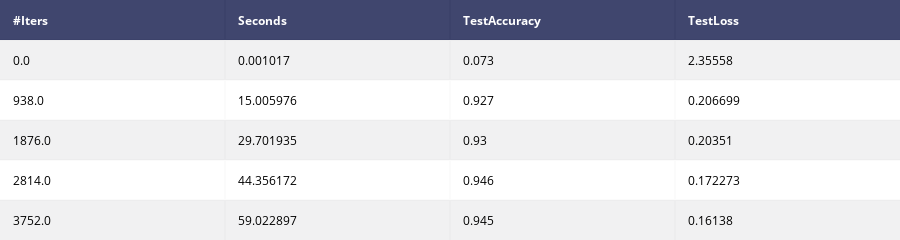

Notebook source saved alongside this figure:
### Code cell
df = pd.read_csv("caffe.INFO.test", delim_whitespace=True)
sample_data_table = FF.create_table(df.head())
plotly.offline.iplot(sample_data_table)

### Figure 1 — Plotly figure (JSON) as saved in the notebook; plotly's stock layout.template omitted (floating-point values rounded to 4 significant figures)
{"data": [{"colorscale": [[0, "#00083e"], [0.5, "#ededee"], [1, "#ffffff"]], "hoverinfo": "none", "opacity": 0.75, "showscale": false, "type": "heatmap", "z": [[0, 0, 0, 0], [0.5, 0.5, 0.5, 0.5], [1, 1, 1, 1], [0.5, 0.5, 0.5, 0.5], [1, 1, 1, 1], [0.5, 0.5, 0.5, 0.5]]}], "layout": {"annotations": [{"align": "left", "font": {"color": "#ffffff"}, "showarrow": false, "text": "<b>#Iters</b>", "x": -0.45, "xanchor": "left", "xref": "x1", "y": 0, "yref": "y1"}, {"align": "left", "font": {"color": "#ffffff"}, "showarrow": false, "text": "<b>Seconds</b>", "x": 0.55, "xanchor": "left", "xref": "x1", "y": 0, "yref": "y1"}, {"align": "left", "font": {"color": "#ffffff"}, "showarrow": false, "text": "<b>TestAccuracy</b>", "x": 1.55, "xanchor": "left", "xref": "x1", "y": 0, "yref": "y1"}, {"align": "left", "font": {"color": "#ffffff"}, "showarrow": false, "text": "<b>TestLoss</b>", "x": 2.55, "xanchor": "left", "xref": "x1", "y": 0, "yref": "y1"}, {"align": "left", "font": {"color": "#000000"}, "showarrow": false, "text": "0.0", "x": -0.45, "xanchor": "left", "xref": "x1", "y": 1, "yref": "y1"}, {"align": "left", "font": {"color": "#000000"}, "showarrow": false, "text": "0.001017", "x": 0.55, "xanchor": "left", "xref": "x1", "y": 1, "yref": "y1"}, {"align": "left", "font": {"color": "#000000"}, "showarrow": false, "text": "0.073", "x": 1.55, "xanchor": "left", "xref": "x1", "y": 1, "yref": "y1"}, {"align": "left", "font": {"color": "#000000"}, "showarrow": false, "text": "2.35558", "x": 2.55, "xanchor": "left", "xref": "x1", "y": 1, "yref": "y1"}, {"align": "left", "font": {"color": "#000000"}, "showarrow": false, "text": "938.0", "x": -0.45, "xanchor": "left", "xref": "x1", "y": 2, "yref": "y1"}, {"align": "left", "font": {"color": "#000000"}, "showarrow": false, "text": "15.005976", "x": 0.55, "xanchor": "left", "xref": "x1", "y": 2, "yref": "y1"}, {"align": "left", "font": {"color": "#000000"}, "showarrow": false, "text": "0.927", "x": 1.55, "xanchor": "left", "xref": "x1", "y": 2, "yref": "y1"}, {"align": "left", "font": {"color": "#000000"}, "showarrow": false, "text": "0.206699", "x": 2.55, "xanchor": "left", "xref": "x1", "y": 2, "yref": "y1"}, {"align": "left", "font": {"color": "#000000"}, "showarrow": false, "text": "1876.0", "x": -0.45, "xanchor": "left", "xref": "x1", "y": 3, "yref": "y1"}, {"align": "left", "font": {"color": "#000000"}, "showarrow": false, "text": "29.701935", "x": 0.55, "xanchor": "left", "xref": "x1", "y": 3, "yref": "y1"}, {"align": "left", "font": {"color": "#000000"}, "showarrow": false, "text": "0.93", "x": 1.55, "xanchor": "left", "xref": "x1", "y": 3, "yref": "y1"}, {"align": "left", "font": {"color": "#000000"}, "showarrow": false, "text": "0.20351", "x": 2.55, "xanchor": "left", "xref": "x1", "y": 3, "yref": "y1"}, {"align": "left", "font": {"color": "#000000"}, "showarrow": false, "text": "2814.0", "x": -0.45, "xanchor": "left", "xref": "x1", "y": 4, "yref": "y1"}, {"align": "left", "font": {"color": "#000000"}, "showarrow": false, "text": "44.356172", "x": 0.55, "xanchor": "left", "xref": "x1", "y": 4, "yref": "y1"}, {"align": "left", "font": {"color": "#000000"}, "showarrow": false, "text": "0.946", "x": 1.55, "xanchor": "left", "xref": "x1", "y": 4, "yref": "y1"}, {"align": "left", "font": {"color": "#000000"}, "showarrow": false, "text": "0.172273", "x": 2.55, "xanchor": "left", "xref": "x1", "y": 4, "yref": "y1"}, {"align": "left", "font": {"color": "#000000"}, "showarrow": false, "text": "3752.0", "x": -0.45, "xanchor": "left", "xref": "x1", "y": 5, "yref": "y1"}, {"align": "left", "font": {"color": "#000000"}, "showarrow": false, "text": "59.022897", "x": 0.55, "xanchor": "left", "xref": "x1", "y": 5, "yref": "y1"}, {"align": "left", "font": {"color": "#000000"}, "showarrow": false, "text": "0.945", "x": 1.55, "xanchor": "left", "xref": "x1", "y": 5, "yref": "y1"}, {"align": "left", "font": {"color": "#000000"}, "showarrow": false, "text": "0.16138", "x": 2.55, "xanchor": "left", "xref": "x1", "y": 5, "yref": "y1"}], "height": 230, "margin": {"b": 0, "l": 0, "r": 0, "t": 0}, "xaxis": {"dtick": 1, "gridwidth": 2, "showticklabels": false, "tick0": -0.5, "ticks": "", "zeroline": false}, "yaxis": {"autorange": "reversed", "dtick": 1, "gridwidth": 2, "showticklabels": false, "tick0": 0.5, "ticks": "", "zeroline": false}}}
